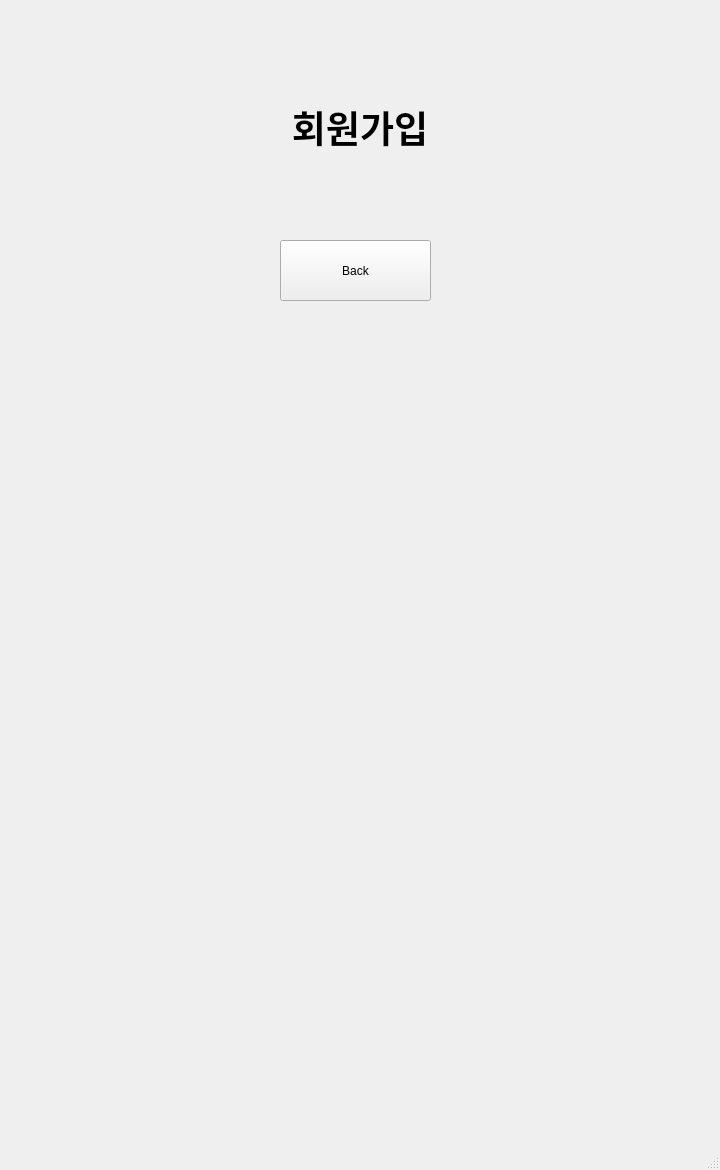
<?xml version="1.0" encoding="UTF-8"?>
<ui version="4.0">
 <class>ContactListWindow</class>
 <widget class="QMainWindow" name="ContactListWindow">
  <property name="geometry">
   <rect>
    <x>0</x>
    <y>0</y>
    <width>720</width>
    <height>1170</height>
   </rect>
  </property>
  <property name="windowTitle">
   <string>MainWindow</string>
  </property>
  <widget class="QWidget" name="centralwidget">
   <widget class="QPushButton" name="button_Close">
    <property name="geometry">
     <rect>
      <x>280</x>
      <y>240</y>
      <width>151</width>
      <height>61</height>
     </rect>
    </property>
    <property name="text">
     <string>Back</string>
    </property>
   </widget>
   <widget class="QLabel" name="label_title">
    <property name="geometry">
     <rect>
      <x>110</x>
      <y>100</y>
      <width>500</width>
      <height>50</height>
     </rect>
    </property>
    <property name="text">
     <string>&lt;html&gt;&lt;head/&gt;&lt;body&gt;&lt;p align=&quot;center&quot;&gt;&lt;span style=&quot; font-size:28pt; font-weight:700;&quot;&gt;회원가입&lt;/span&gt;&lt;/p&gt;&lt;/body&gt;&lt;/html&gt;</string>
    </property>
   </widget>
  </widget>
  <widget class="QMenuBar" name="menubar">
   <property name="geometry">
    <rect>
     <x>0</x>
     <y>0</y>
     <width>720</width>
     <height>22</height>
    </rect>
   </property>
  </widget>
  <widget class="QStatusBar" name="statusbar"/>
 </widget>
 <resources/>
 <connections/>
</ui>
